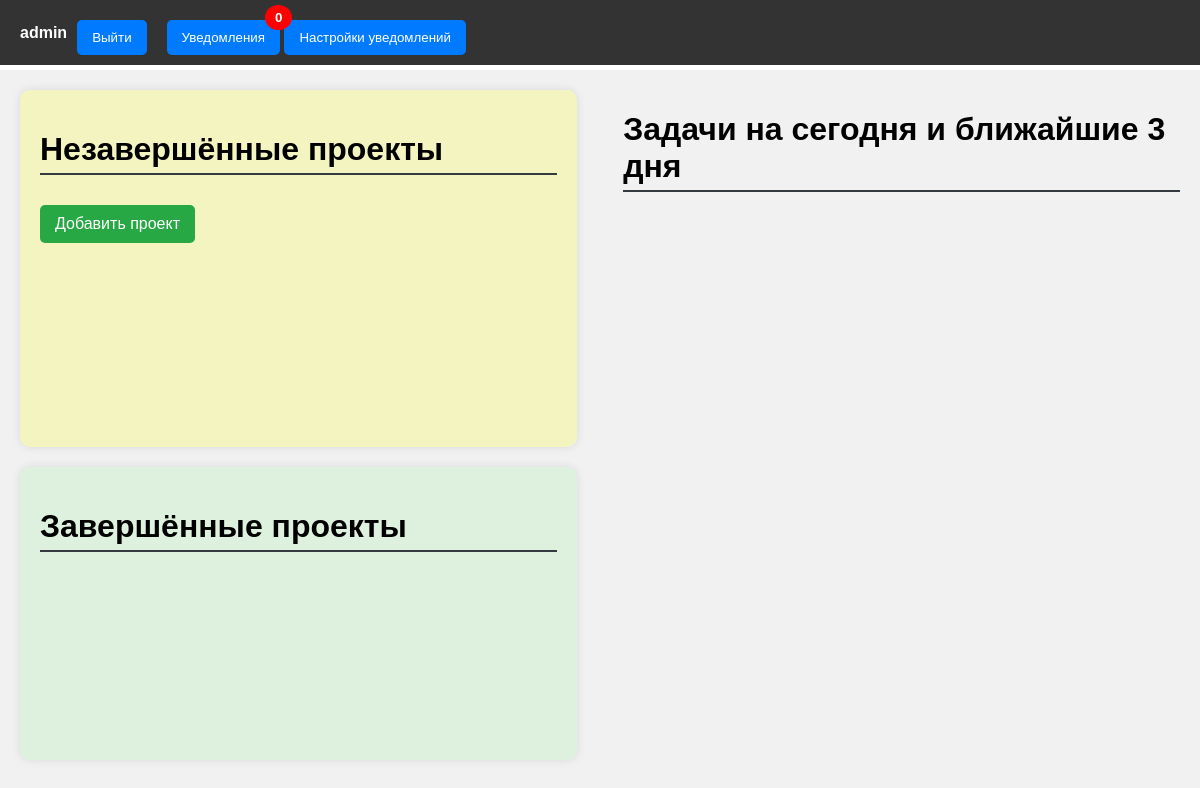
Page /home/ (signed in) on the earlier database version.
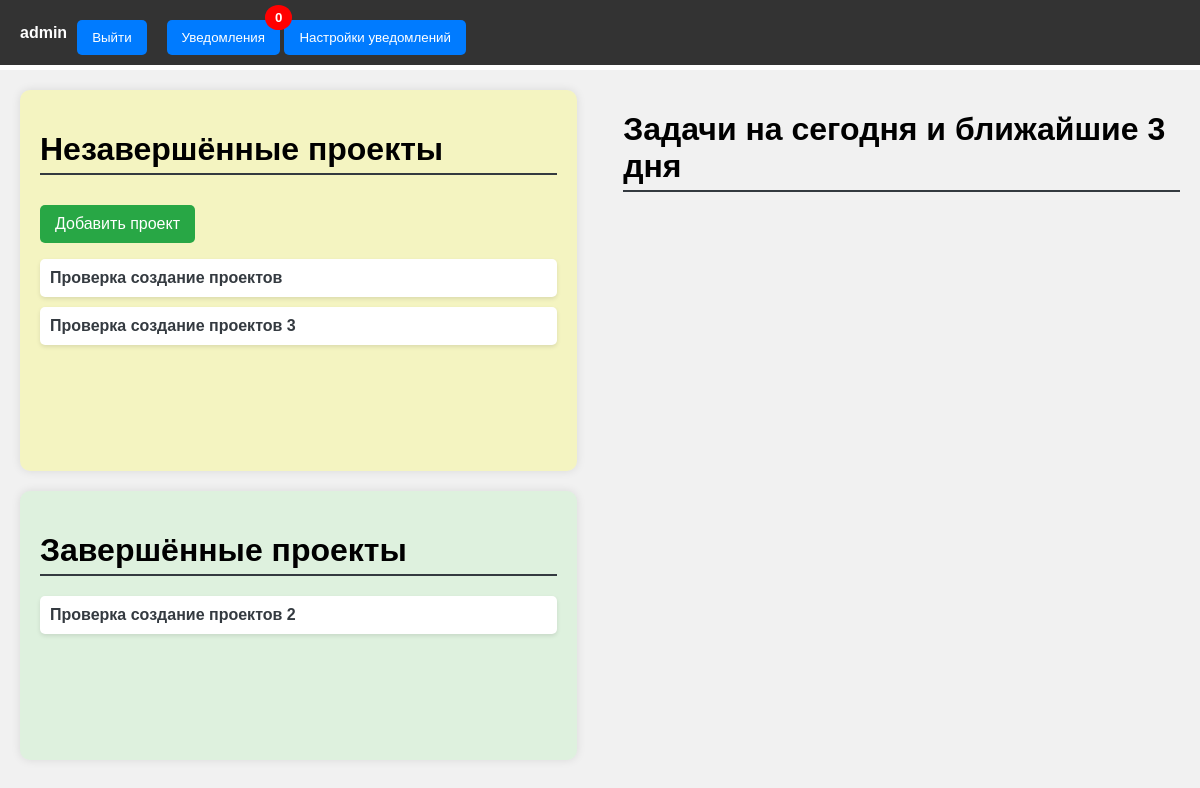
Same page on the later database version.
### tasks/models.py (models this page shows, shortened)
class Project(models.Model):
    name = models.CharField(max_length=255)
    description = models.TextField(blank=True, null=True)
    date_created = models.DateTimeField(auto_now_add=True)
    updated_at = models.DateTimeField(auto_now=True)
    completed = models.BooleanField(default=False)
    owner = models.ForeignKey(CustomUser, related_name='owned_projects', on_delete=models.CASCADE)
    users = models.ManyToManyField(get_user_model(), through='ProjectRole')

### tasks/views.py (the view)
# urls.py: 2. Add a URL to urlpatterns:  path('', views.home, name='home')
@login_required
def home(request):
    user = request.user
    projects = Project.objects.filter(users=user)
    completed_projects = projects.filter(completed=True)
    incomplete_projects = projects.filter(completed=False)
    tasks = Task.objects.filter(due_date__range=[timezone.now().date(), timezone.now().date() + timedelta(days=3)])
    notifications = user.notifications.filter(read=False)
    notifications_count = notifications.count()
    notification_settings = user.notification_settings
    notification_types = Notification.NOTIFICATION_TYPES
    return render(request, 'home.html', {
        'completed_projects': completed_projects,
        'incomplete_projects': incomplete_projects,
        'tasks': tasks,
        'notifications': notifications,
        'notifications_count': notifications_count,
        'notification_settings': notification_settings,
        'notification_types': notification_types,
    })

### tasks/templatetags/custom_tags.py (called while the page is built)
@register.filter
def get_item(dictionary, key):
    if isinstance(dictionary, dict):
        return dictionary.get(key)
    return None

### tasks/templates/home.html (shortened to what this page needs)
{% load static %}
<!DOCTYPE html>
<html lang="ru">
<head>
    <link rel="stylesheet" href="{% static 'css/home.css' %}">
</head>
<body>
    <div class="navbar">
        <div class="container">
            <div class="user-info">
                <span>{{ request.user.username }}</span>
                <form method="post" action="{% url 'logout' %}">
                    <button type="submit" class="btn btn-logout">Выйти</button>
                </form>
                <div class="notification">
                    <button onclick="toggleNotifications()" class="btn notification-btn">
                        Уведомления <span class="badge">{{ notifications_count }}</span>
                    </button>
                    <button onclick="toggleNotificationSettings()" class="btn notification-settings-btn">Настройки уведомлений</button>
                </div>
            </div>
        </div>
    </div>
    {% include 'notification_settings.html' %}
    <div class="content container">
        <div class="projects">
            <div class="incomplete-projects">
                <h1>Незавершённые проекты</h1>
                <a href="{% url 'add_project' %}" class="btn btn-add">Добавить проект</a>
                <ul class="project-list">
                    {% for project in incomplete_projects %}
                        <li class="project-item">
                            <a href="{% url 'project_detail' project.id %}">{{ project.name }}</a>
                        </li>
                    {% endfor %}
                </ul>
            </div>
            <div class="completed-projects">
                <h1>Завершённые проекты</h1>
                <ul class="project-list">
                    {% for project in completed_projects %}
                        <li class="project-item">
                            <a href="{% url 'project_detail' project.id %}">{{ project.name }}</a>
                        </li>
                    {% endfor %}
                </ul>
            </div>
        </div>
        <div class="tasks">
            <h1>Задачи на сегодня и ближайшие 3 дня</h1>
        </div>
    </div>
</body>
</html>

Differences in the rows shown:
now on this page (row edited): Project: name "Проверка создание проектов", shown under "Незавершённые проекты"
now on this page (row edited): Project: name "Проверка создание проектов 3", shown under "Незавершённые проекты"
now on this page (row edited): Project: name "Проверка создание проектов 2", shown under "Завершённые проекты"
